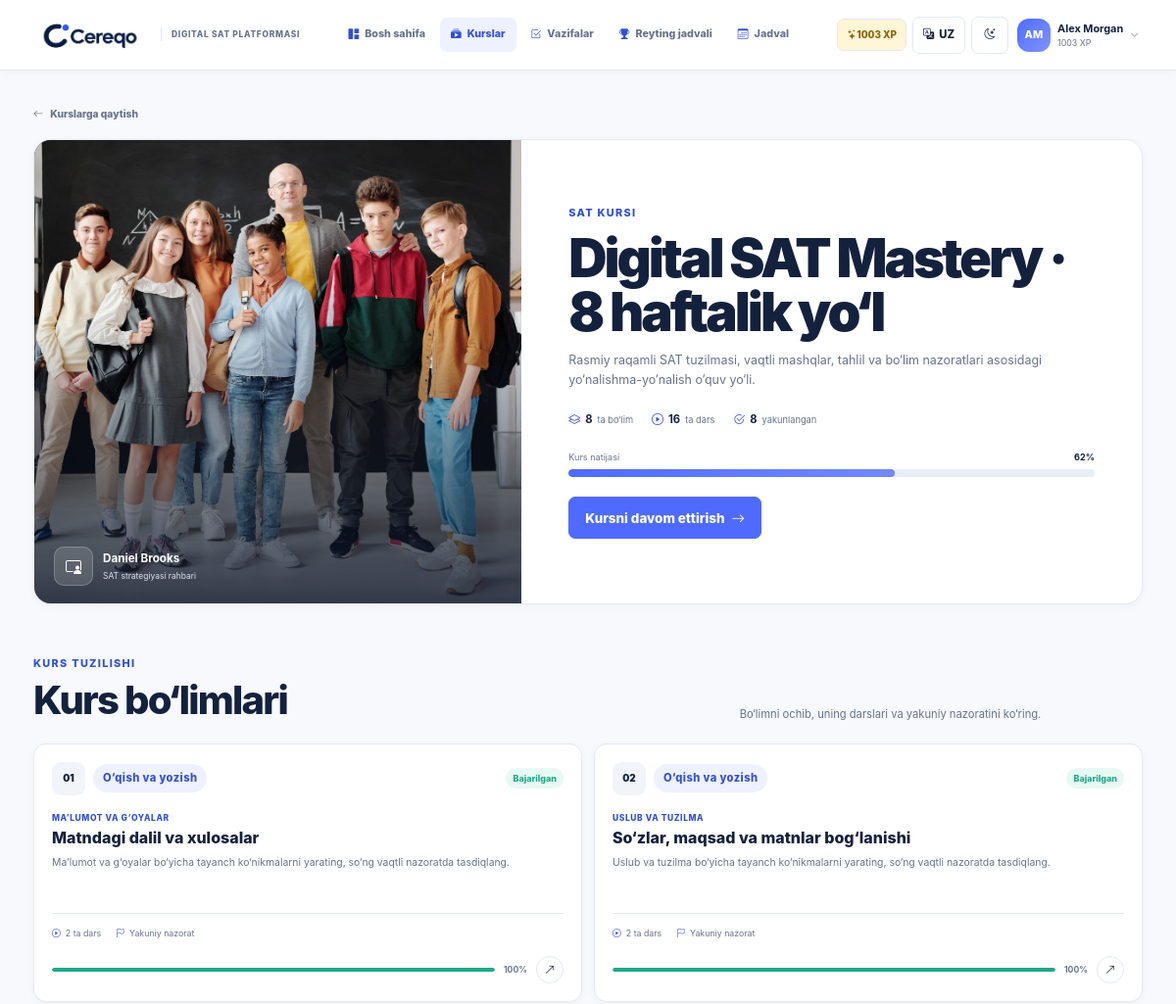
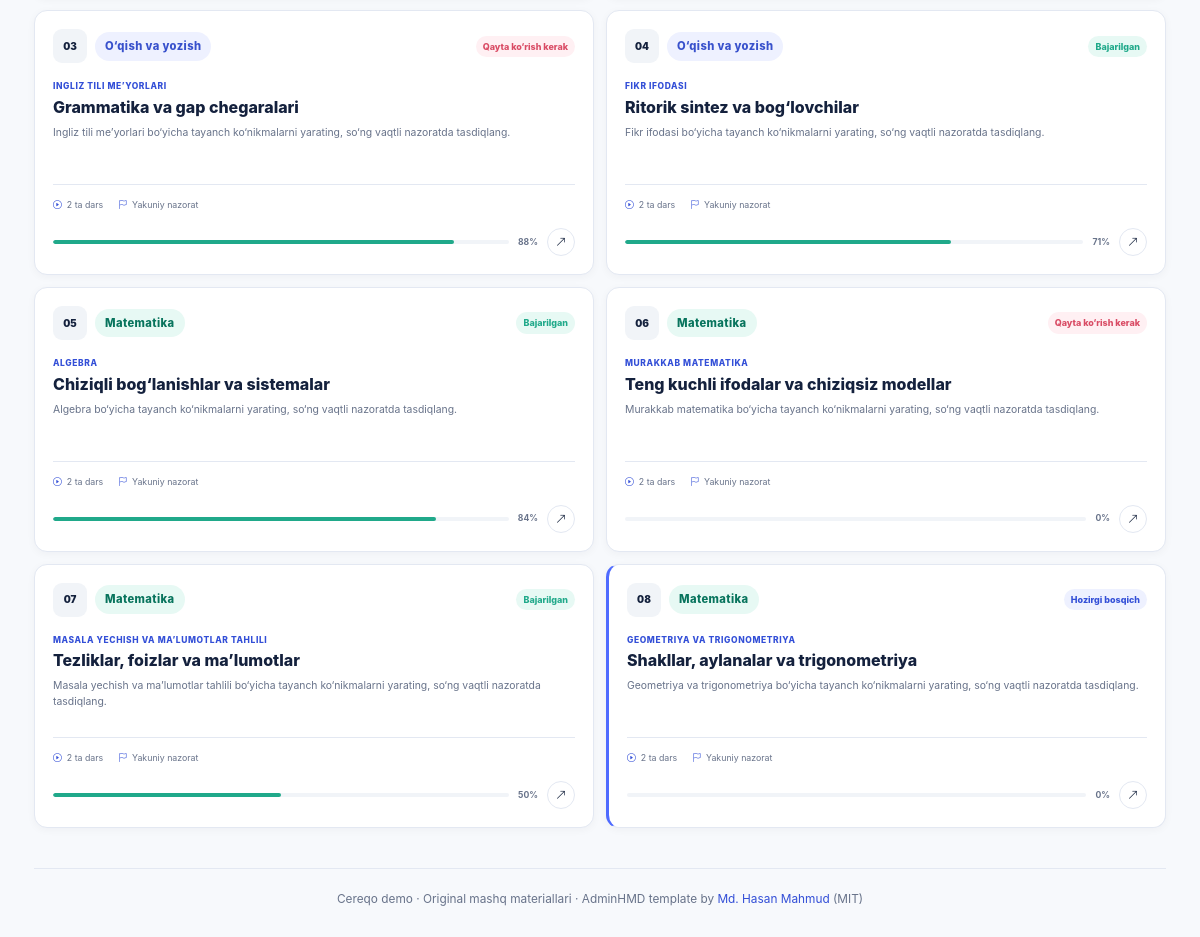
Page /courses/1/ (signed in) on the committed database (2 pictures, top to bottom).
### learning/models.py (models this page shows, shortened)
class Student(models.Model):
    user = models.OneToOneField(
        settings.AUTH_USER_MODEL,
        on_delete=models.CASCADE,
        related_name="student_profile",
        null=True,
        blank=True,
    )
    name = models.CharField(max_length=100, unique=True)
    initials = models.CharField(max_length=3)
    points = models.PositiveIntegerField(default=0)
    streak = models.PositiveIntegerField(default=0)
    badge = models.CharField(max_length=80, blank=True)
    is_demo = models.BooleanField(default=False)
    class Meta:
        ordering = ["-points", "name"]

class Course(models.Model):
    title = models.CharField(max_length=160)
    code = models.SlugField(max_length=60, unique=True)
    description = models.TextField()
    instructor_name = models.CharField(max_length=100, default="Cereqo mentor")
    instructor_role = models.CharField(max_length=100, default="SAT mentor")
    cover_image = models.CharField(
        max_length=255,
        default="cereqo/img/mentors/cereqo-classroom.jpg",
    )
    start_date = models.DateField()
    end_date = models.DateField()
    target_score = models.PositiveSmallIntegerField(default=1400)
    is_active = models.BooleanField(default=True)
    class Meta:
        ordering = ["-is_active", "start_date", "id"]
    @property
    def progress_percent(self):
        lessons = Lesson.objects.filter(section__course=self)
        total = lessons.count()
        return round(sum(lessons.values_list("progress_percent", flat=True)) / total) if total else 0

class CourseSection(models.Model):
    SUBJECT_CHOICES = [("math", "Math"), ("rw", "Reading & Writing")]
    course = models.ForeignKey(Course, on_delete=models.CASCADE, related_name="sections")
    title = models.CharField(max_length=160)
    domain = models.CharField(max_length=120)
    subject = models.CharField(max_length=10, choices=SUBJECT_CHOICES)
    description = models.TextField()
    start_date = models.DateField()
    end_date = models.DateField()
    order = models.PositiveSmallIntegerField(default=1)
    exam_weight_percent = models.PositiveSmallIntegerField(default=25)
    class Meta:
        ordering = ["course", "order", "id"]
        constraints = [
            models.UniqueConstraint(fields=["course", "order"], name="unique_course_section_order")
        ]
    @property
    def progress_percent(self):
        lessons = self.lessons.all()
        total = lessons.count()
        return round(sum(lessons.values_list("progress_percent", flat=True)) / total) if total else 0
    def status_for(self, student):
        today = timezone.localdate()
        if self.start_date <= today <= self.end_date:
            return "current"
        if self.start_date > today:
            return "upcoming"
        checkpoint = getattr(self, "checkpoint", None)
        if checkpoint and checkpoint.status_for(student) == "completed":
            return "completed"
        if self.end_date < today:
            return "needs_attention"
        return "current"

### learning/views.py (the view)
# urls.py: path("courses/<int:course_id>/", views.course_detail, name="course_detail"),
@login_required
def course_detail(request, course_id):
    student = _student(request)
    course = get_object_or_404(Course, pk=course_id)
    section_cards = _course_section_cards(course, student)
    course_lessons = Lesson.objects.filter(section__course=course)
    next_lesson = (
        course_lessons.filter(scheduled_date__gte=timezone.localdate())
        .order_by("scheduled_date", "sort_order")
        .first()
        or course_lessons.last()
    )
    return render(
        request,
        "learning/course_overview.html",
        {
            "active_nav": "learn",
            "course": course,
            "section_cards": section_cards,
            "next_lesson": next_lesson,
            "course_progress": course.progress_percent,
            "total_lessons": course_lessons.count(),
            "completed_lessons": course_lessons.filter(progress_percent=100).count(),
        },
    )

### learning/context_processors.py (called while the page is built)
def demo_shell(request):
    student = student_for_user(request.user)
    return {"demo_student": student}

### learning/models.py (called while the page is built)
    def submission_for(self, student):
        return self.submissions.filter(student=student).first()

    def status_for(self, student):
        submission = self.submission_for(student)
        if submission and submission.submitted_at:
            return "completed"
        if submission and submission.answers.exists():
            return "in_progress"
        if self.deadline < timezone.now():
            return "overdue"
        return "not_started"

### learning/student_profiles.py (called while the page is built)
def student_for_user(user):
    if not user or not user.is_authenticated:
        return None
    try:
        return user.student_profile
    except Student.DoesNotExist:
        display_name = user.get_full_name() or user.email.split("@")[0] or user.get_username()
        display_name = _unique_name(display_name, user)
        return Student.objects.create(
            user=user,
            name=display_name,
            initials=_initials(display_name),
            badge="New learner",
        )

### learning/views.py (called while the page is built)
def _student(request):
    return student_for_user(request.user)

def _course_section_cards(course, student):
    sections = course.sections.prefetch_related(
        "lessons", "checkpoint__submissions__answers", "checkpoint__questions"
    )
    cards = []
    for section in sections:
        checkpoint = getattr(section, "checkpoint", None)
        cards.append(
            {
                "section": section,
                "lessons": list(section.lessons.all()),
                "status": section.status_for(student),
                "progress": section.progress_percent,
                "checkpoint": checkpoint,
                "checkpoint_status": checkpoint.status_for(student) if checkpoint else None,
            }
        )
    return cards

### templates/learning/course_overview.html (shortened to what this page needs)
{% extends 'base.html' %}{% load static i18n %}
{% block content %}
<a class="course-overview-back" href="{% url 'learning:learn' %}"><i class="bi bi-arrow-left"></i>{% translate "Back to courses" %}</a>
<section class="course-overview-hero">
  <div class="course-overview-media">
    <img src="{% static course.cover_image %}" alt="{% blocktranslate with teacher=course.instructor_name %}{{ teacher }} teaching the course{% endblocktranslate %}">
    <div class="course-overview-shade"></div>
    <div class="course-overview-instructor">
      <span><i class="bi bi-person-video3"></i></span>
      <div><strong>{% translate course.instructor_name %}</strong><small>{% translate course.instructor_role %}</small></div>
    </div>
  </div>
  <div class="course-overview-copy">
    <p class="eyebrow">{% translate "SAT course" %}</p>
    <h1>{% translate course.title %}</h1>
    <p class="course-overview-description">{% translate course.description %}</p>
    <div class="course-overview-facts">
      <span><i class="bi bi-layers"></i><strong>{{ section_cards|length }}</strong>{% translate "sections" %}</span>
      <span><i class="bi bi-play-circle"></i><strong>{{ total_lessons }}</strong>{% translate "lessons" %}</span>
      <span><i class="bi bi-check2-circle"></i><strong>{{ completed_lessons }}</strong>{% translate "completed" %}</span>
    </div>
    <div class="course-overview-progress">
      <div><span>{% translate "Course progress" %}</span><strong>{{ course_progress }}%</strong></div>
      <div class="progress app-progress"><div class="progress-bar" style="width:{{ course_progress }}%"></div></div>
    </div>
    {% if next_lesson %}<a class="btn btn-primary app-btn course-overview-cta" href="{% url 'learning:lesson_detail' next_lesson.id %}">{% translate "Continue course" %}<i class="bi bi-arrow-right"></i></a>{% endif %}
  </div>
</section>
<section class="course-section-overview" aria-labelledby="course-sections-title">
  <div class="course-section-overview-heading">
    <div><p class="eyebrow">{% translate "Course structure" %}</p><h2 id="course-sections-title">{% translate "Course sections" %}</h2></div>
    <p>{% translate "Open a section to see its lessons and final checkpoint." %}</p>
  </div>
  <div class="course-section-grid">
    {% for card in section_cards %}
    <a class="course-section-tile section-state-{{ card.status }}" href="{% url 'learning:section_detail' card.section.id %}">
      <div class="course-section-tile-top">
        <span class="course-section-number">{{ card.section.order|stringformat:'02d' }}</span>
        <span class="subject-chip subject-{{ card.section.subject }}">{% translate card.section.get_subject_display %}</span>
        <span class="section-status status-{{ card.status }}">{% if card.status == 'completed' %}{% translate "Completed" %}{% elif card.status == 'current' %}{% translate "In focus" %}{% elif card.status == 'needs_attention' %}{% translate "Needs review" %}{% else %}{% translate "Upcoming" %}{% endif %}</span>
      </div>
      <p class="course-section-domain">{% translate card.section.domain %}</p>
      <h3>{% translate card.section.title %}</h3>
      <p class="course-section-summary">{% translate card.section.description %}</p>
      <div class="course-section-tile-meta">
        <span><i class="bi bi-play-circle"></i>{% blocktranslate with total=card.lessons|length %}{{ total }} lessons{% endblocktranslate %}</span>
        {% if card.checkpoint %}<span><i class="bi bi-flag"></i>{% translate "Final checkpoint" %}</span>{% endif %}
      </div>
      <div class="course-section-tile-footer">
        <div><span style="width:{{ card.progress }}%"></span></div>
        <strong>{{ card.progress }}%</strong>
        <i class="bi bi-arrow-up-right"></i>
      </div>
    </a>
    {% endfor %}
  </div>
</section>
{% endblock %}

### templates/base.html (shortened to what this page needs)
{% load static i18n %}
<!doctype html>
<html lang="{{ LANGUAGE_CODE }}">
<head>
  <link rel="stylesheet" href="{% static 'vendor/bootstrap/css/bootstrap.min.css' %}">
  <link rel="stylesheet" href="{% static 'vendor/bootstrap-icons/css/bootstrap-icons.css' %}">
  <link rel="stylesheet" href="{% static 'cereqo/css/cereqo.css' %}">
</head>
<body>
  <div class="app-shell topnav-shell">
    <header class="desktop-topbar main-navbar">
      <a class="topnav-brand" href="{% url 'learning:dashboard' %}"><img src="{% static 'cereqo/img/cereqo-logo.png' %}" alt="Cereqo"><span>{% translate "Digital SAT platform" %}</span></a>
      <nav class="desktop-main-nav" aria-label="Main navigation">{% include 'learning/_nav_links.html' %}</nav>
      <div class="topnav-actions">{% if user.is_authenticated and demo_student %}<span class="topnav-xp"><i class="bi bi-stars"></i>{{ demo_student.points }} XP</span>{% endif %}{% include 'learning/_toolbar_controls.html' %}{% if user.is_authenticated %}{% include 'learning/_profile_menu.html' %}{% else %}<a class="btn btn-primary navbar-login" href="{% url 'login' %}"><i class="bi bi-box-arrow-in-right"></i>{% translate "Log in" %}</a>{% endif %}</div>
    </header>
    <div class="app-main {% if landing_page %}landing-main{% endif %} {% if course_navigation %}has-course-sidebar{% endif %}">
      <main id="main-content" class="{% if landing_page %}landing-content{% else %}page-content{% endif %}" tabindex="-1">
        {% block content %}{% endblock %}
        {% if not landing_page %}
        <footer class="page-footer">{% translate "Cereqo demo" %} · {% translate "Original practice content" %} · AdminHMD template by <a href="https://github.com/HasanMahmudDev" target="_blank" rel="noreferrer">Md. Hasan Mahmud</a> (MIT)</footer>
        {% endif %}
      </main>
    </div>
  </div>
</body>
</html>

### templates/learning/_profile_menu.html (shortened to what this page needs)
{% load i18n %}
{% if user.is_authenticated and demo_student %}<div class="dropdown profile-menu">
  <button class="profile-trigger" type="button" data-bs-toggle="dropdown" aria-expanded="false" aria-label="{% translate 'Open profile menu' %}"><span class="avatar avatar-sm">{{ demo_student.initials }}</span><span class="profile-trigger-copy"><strong>{{ demo_student.name }}</strong><small>{{ demo_student.points }} XP</small></span><i class="bi bi-chevron-down"></i></button>
</div>{% endif %}

### rows in the picture
Student: points "1003", initials "AM", name "Alex Morgan"
Course: cover_image (picture)
CourseSection: section.order "01", progress "100"
CourseSection: section.order "02", progress "100"
CourseSection: section.order "03", progress "88"
CourseSection: section.order "04", progress "71"
CourseSection: section.order "05", progress "84"
CourseSection: section.order "06", progress "0"
CourseSection: section.order "07", progress "50"
CourseSection: section.order "08", progress "0"

### other values in the picture
{{ LANGUAGE_CODE|upper }} "UZ"
{{ section_cards|length }} "8"
{{ total_lessons }} "16"
{{ completed_lessons }} "8"
{{ course_progress }} "62"
